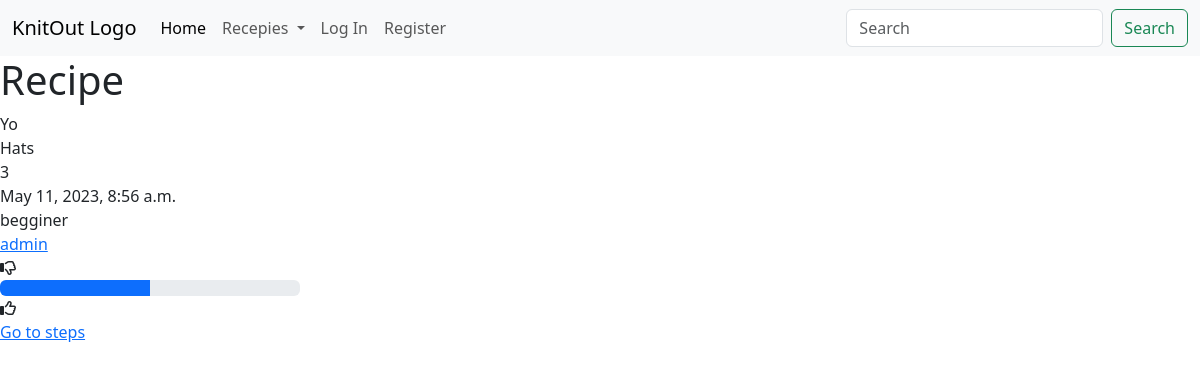
/recipe/18, run on an earlier commit of the app's database.
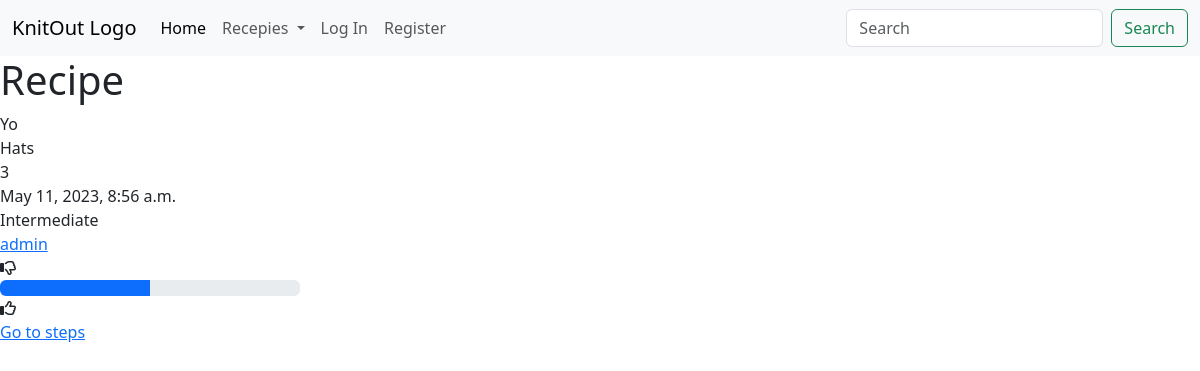
And on a later commit of the database.
### knitout/models.py (models this page shows, shortened)
class Recipe(models.Model):
    CATEGORIES = [
        ('', 'Choose Category'),
        ('hats', "Hats"),
        ('sweaters', 'Sweaters and Jumpers'),
        ('scarves', 'Scarves'),
        ('blankets', 'Blankets and Throws'),
        ('cardigans', 'Cardigans'),
        ('socks', 'Socks'),
        ('gloves', 'Gloves'),
        ('toys', 'Toys'),
        ('other', 'Other')
    ]
    DIFFICULTY = [
        ('', 'Choose level'),
        ('beginner', 'Beginner'),
        ('intermediate', 'Intermediate'),
        ('experienced', 'Experienced'),
        ('expert', 'Expert/Grandma')
    ]
    name = models.CharField(max_length = 48)
    category = models.CharField(max_length=64, choices=CATEGORIES)
    num_steps = models.IntegerField(default = 0)
    jarn_amount = models.FloatField(default = 0)
    date = models.DateTimeField(auto_now_add=True)
    difficulty = models.CharField(max_length=64, choices=DIFFICULTY)
    user = models.ForeignKey(User, on_delete=models.CASCADE, related_name="user")
    favorites = models.ManyToManyField(User, blank=True, related_name="favorites")
    likes = models.ManyToManyField(User, blank=True, related_name="users_likes")
    dislikes = models.ManyToManyField(User, blank=True, related_name="user_dislikes")

class User(AbstractUser):
    pass

### knitout/views.py (the view)
# urls.py: path("recipe/<int:id>", views.recipe_view, name="recipe_view"),
def recipe_view(request, id):
    try:
        recipe = get_object_or_404(Recipe, id = id)
        return render(request, "knitout/recipe.html", {
            "recipe": recipe
        })
    except:
        return render(request, "knitout/error.html", {
            "message": "Cannot find given recipie. Please try again."
        })

### knitout/templates/knitout/recipe.html (shortened to what this page needs)
{% extends "knitout/layout.html" %}
{% block body %}
<h1>Recipe</h1>
<div id="recipe_div">
    <div id="recipe_view_div">
        <div id="recipe_name">{{ recipe.name }}</div>
        <div id="recipe_category">{{ recipe.get_category_display }}</div>
        <div id="recipe_num_steps">{{ recipe.num_steps }}</div>
        <div id="recipe_date">{{ recipe.date }}</div>
        <div id="recipe_difficulty">{{ recipe.get_difficulty_display }}</div>
        <div id="recipe_user"><a href="{% url 'profile_view' recipe.user %}">{{ recipe.user }}</a></div>
        <div id="recipe_likes">
            <div id="recipe_down"><i class="fa-regular fa-thumbs-down"></i></div>
            <div id="recipe_bar"><div class="progress w-25" role="progressbar" aria-label="Good/Bad"
                aria-valuenow="50" aria-valuemin="0" aria-valuemax="100">
                <div class="progress-bar" style="width: 50%">
                </div></div></div>
            <div id="recipe_up"><i class="fa-regular fa-thumbs-up"></i></div>
        </div>
        <div id="steps_div"><a href={% url 'recipe_view_steps' recipe.id %}>Go to steps</a> </div>
    </div>
</div>
{% endblock %}

What changed in the data, as far as the page shows it:
changed Recipe "Yo": difficulty "begginer" → "Intermediate"
